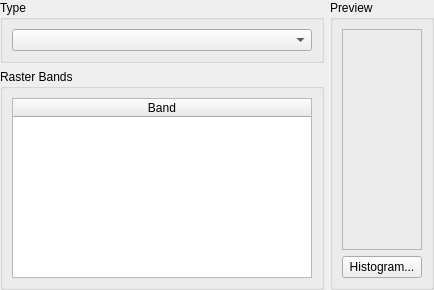
<?xml version="1.0" encoding="UTF-8"?>
<ui version="4.0">
 <class>ContrastWizardPageForm</class>
 <widget class="QWizardPage" name="ContrastWizardPageForm">
  <property name="geometry">
   <rect>
    <x>0</x>
    <y>0</y>
    <width>425</width>
    <height>290</height>
   </rect>
  </property>
  <property name="windowTitle">
   <string>Contrast</string>
  </property>
  <layout class="QGridLayout" name="gridLayout_18">
   <property name="margin">
    <number>0</number>
   </property>
   <item row="0" column="0">
    <layout class="QGridLayout" name="gridLayout_17">
     <item row="0" column="0">
      <layout class="QGridLayout" name="gridLayout_13">
       <item row="0" column="0">
        <widget class="QGroupBox" name="groupBox">
         <property name="title">
          <string>Type</string>
         </property>
         <layout class="QGridLayout" name="gridLayout_7">
          <item row="0" column="0">
           <layout class="QGridLayout" name="gridLayout_6">
            <item row="0" column="0">
             <widget class="QComboBox" name="m_contrastTypeComboBox">
              <property name="sizePolicy">
               <sizepolicy hsizetype="MinimumExpanding" vsizetype="Fixed">
                <horstretch>0</horstretch>
                <verstretch>0</verstretch>
               </sizepolicy>
              </property>
             </widget>
            </item>
           </layout>
          </item>
         </layout>
        </widget>
       </item>
       <item row="1" column="0">
        <widget class="QGroupBox" name="groupBox_5">
         <property name="title">
          <string>Raster Bands</string>
         </property>
         <layout class="QGridLayout" name="gridLayout_24">
          <item row="0" column="0">
           <widget class="QTableWidget" name="m_bandTableWidget">
            <property name="minimumSize">
             <size>
              <width>300</width>
              <height>0</height>
             </size>
            </property>
            <property name="alternatingRowColors">
             <bool>false</bool>
            </property>
            <property name="selectionMode">
             <enum>QAbstractItemView::NoSelection</enum>
            </property>
            <property name="showGrid">
             <bool>true</bool>
            </property>
            <attribute name="horizontalHeaderVisible">
             <bool>true</bool>
            </attribute>
            <attribute name="horizontalHeaderMinimumSectionSize">
             <number>29</number>
            </attribute>
            <attribute name="horizontalHeaderStretchLastSection">
             <bool>true</bool>
            </attribute>
            <attribute name="verticalHeaderVisible">
             <bool>false</bool>
            </attribute>
            <column>
             <property name="text">
              <string>Band</string>
             </property>
            </column>
           </widget>
          </item>
         </layout>
        </widget>
       </item>
      </layout>
     </item>
     <item row="0" column="1">
      <widget class="QGroupBox" name="m_previewGroupBox">
       <property name="sizePolicy">
        <sizepolicy hsizetype="MinimumExpanding" vsizetype="Preferred">
         <horstretch>0</horstretch>
         <verstretch>0</verstretch>
        </sizepolicy>
       </property>
       <property name="title">
        <string>Preview</string>
       </property>
       <property name="checkable">
        <bool>false</bool>
       </property>
       <property name="checked">
        <bool>false</bool>
       </property>
       <layout class="QGridLayout" name="gridLayout_19">
        <item row="0" column="0">
         <widget class="QFrame" name="m_frame">
          <property name="frameShape">
           <enum>QFrame::StyledPanel</enum>
          </property>
          <property name="frameShadow">
           <enum>QFrame::Raised</enum>
          </property>
         </widget>
        </item>
        <item row="1" column="0">
         <widget class="QPushButton" name="m_histogramPushButton">
          <property name="text">
           <string>Histogram...</string>
          </property>
         </widget>
        </item>
       </layout>
      </widget>
     </item>
    </layout>
   </item>
  </layout>
 </widget>
 <tabstops>
  <tabstop>m_previewGroupBox</tabstop>
 </tabstops>
 <resources/>
 <connections/>
</ui>
